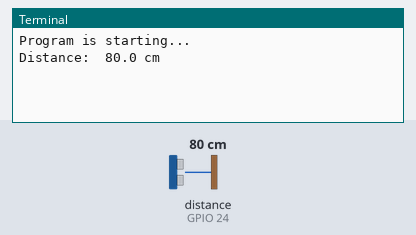
The program below on a simulated Raspberry Pi (BCM pin numbers). Shown: the last lines printed to the terminal. The test bench sets the inputs (shaded band); at power-on: distance to the obstacle (sensor on GPIO 24) 80 cm. The echo pulse lasts 58.3 µs per cm.

Above: at 1.2 s.
1.3 s: distance to the obstacle (sensor on GPIO 24) set to 2 cm
At 1.8 s:
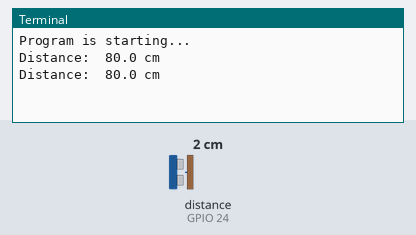
2.8 s: distance to the obstacle (sensor on GPIO 24) set to 4 cm
At 4.3 s:
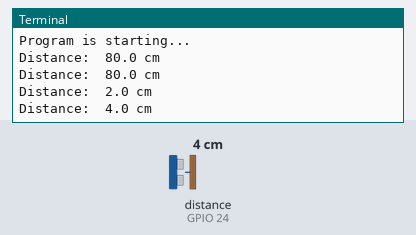
Timing chart, 0 to 5.8 s (numbered marks = the images above; inputs shaded):
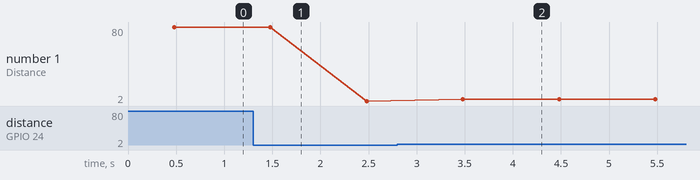

Measured:
- after the input at 2.8 s, the terminal: prints a new line after 0.68 s (image 2)
- plotted number 1: 80 → 2 after the input at 1.3 s, 2 → 4 after the input at 2.8 s

The program:

UltrasonicRanging.py
```python
#!/usr/bin/env python3
########################################################################
# Filename    : UltrasonicRanging.py
# Description : Get distance via UltrasonicRanging sensor
# auther      : www.freenove.com
# modification: 2023/05/13
########################################################################
from gpiozero import DistanceSensor
from time import sleep

trigPin = 23
echoPin = 24
sensor = DistanceSensor(echo=echoPin, trigger=trigPin ,max_distance=3)

def loop():
    while True:
        print('Distance: ', sensor.distance * 100,'cm')
        sleep(1)

if __name__ == '__main__':     # Program entrance
    print ('Program is starting...')
    try:
        loop()
    except KeyboardInterrupt:  # Press ctrl-c to end the program.
        sensor.close()
        print("Ending program")
```
